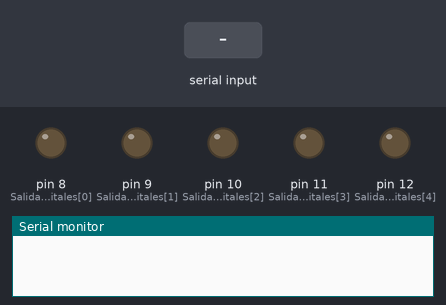
A sketch run on a simulated Arduino Uno, built with avr-gcc and run on an emulated ATmega328P. On the bench: output pins drawn as LEDs (lit = HIGH), the last lines printed to the serial monitor. Inputs (shaded band) come from the test bench.

Above: at 2.2 s.
2.3 s: "1\n" received over Serial
At 3.1 s:
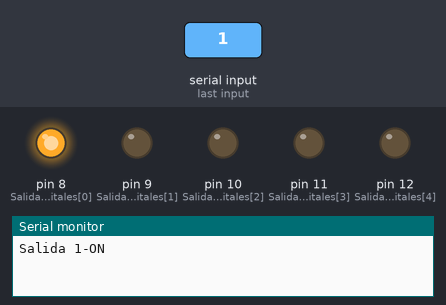
4.8 s: "3\n" received over Serial
At 5.6 s:
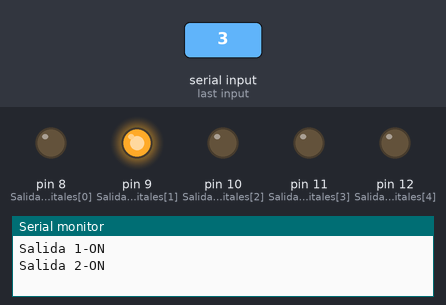
7.3 s: "5\n" received over Serial
At 8.1 s:
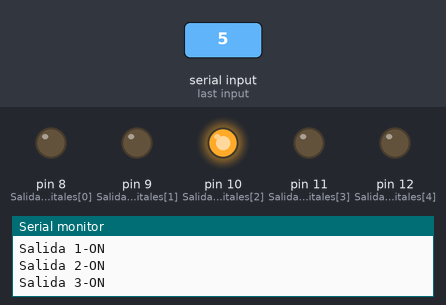
Timing chart, 0 to 10.3 s (numbered marks = the images above; inputs shaded):
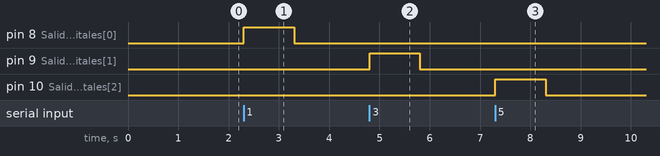

Measured:
- after the input at 2.3 s, pin 8 (SalidasDigitales[0]): LOW → HIGH at once, → LOW 1.0 s later
- after the input at 4.8 s, pin 9 (SalidasDigitales[1]): LOW → HIGH at once, → LOW 1.0 s later
- after the input at 7.3 s, pin 10 (SalidasDigitales[2]): LOW → HIGH at once, → LOW 1.0 s later

The sketch:

Arduino_SerialCom2.ino
```cpp
#include <Servo.h>
 Servo myservo;

int data   = 0;
int estado = 0;
int pos    = 0;

int sensor1 = 0;
int sensor2 = 0;

int SalidasDigitales[] ={ 8,9,10,11,12};
const int pinServo = 6;

void setup() {
   // Inicializa la comunicacion serial.
  Serial.begin(9600);
  //myservo.attach(pinServo);
  delay(1000);
  for(int i =0; i < 5; i++){
    pinMode(SalidasDigitales[i],OUTPUT);
  }
}

void loop() {
  /*
 for(int i = 0; i < 5; i++){
  digitalWrite(SalidasDigitales[i],HIGH);
  delay(100);
 }
  for(int i = 0; i < 5; i++){
  digitalWrite(SalidasDigitales[i],LOW);
  delay(100);
 }*/


  while (Serial.available()){

    data = Serial.parseInt();

   //Serial.println(data);

   switch(data){
   case 1:  digitalWrite( SalidasDigitales[0], HIGH);
            Serial.println("Salida 1-ON");
            break;
   case 2:  digitalWrite( SalidasDigitales[0], LOW);
            Serial.println("Salida 1-OFF");
            break;
   case 3:  digitalWrite( SalidasDigitales[1], HIGH);
            Serial.println("Salida 2-ON");
            break;
   case 4:  digitalWrite( SalidasDigitales[1], LOW);
            Serial.println("Salida 2-OFF");
            break;
   case 5:  digitalWrite( SalidasDigitales[2], HIGH);
            Serial.println("Salida 3-ON");
            break;
   case 6:  digitalWrite( SalidasDigitales[2], LOW);
            Serial.println("Salida 3-OFF");
            break;
   case 7:  digitalWrite( SalidasDigitales[3], HIGH);
            Serial.println("Salida 4-OFF");
            break;
   case 8:  digitalWrite( SalidasDigitales[3], LOW);
            Serial.println("Salida 4-OFF");
            break;
   case 9:  digitalWrite( SalidasDigitales[4], HIGH);
            Serial.println("Salida 5-ON");
            break;
   case 10: digitalWrite( SalidasDigitales[4], LOW);
            Serial.println("Salida 5-OFF");
            break;/*
   case 11:  sensor1 = analogRead(A0);
            Serial.println("Entrada-Analogica1");
            Serial.println(sensor1);
            break;
   case 12:  sensor2 = analogRead(A1);
            Serial.println("Entrada-Analogica2");
            break;
   case 13: Serial.println("Hello Server..!"); break;
           */
   default:
            for(int i= 0;i < 5; i++){
              digitalWrite(SalidasDigitales[i],LOW);
            }
           break;
   }

  }
}
```
